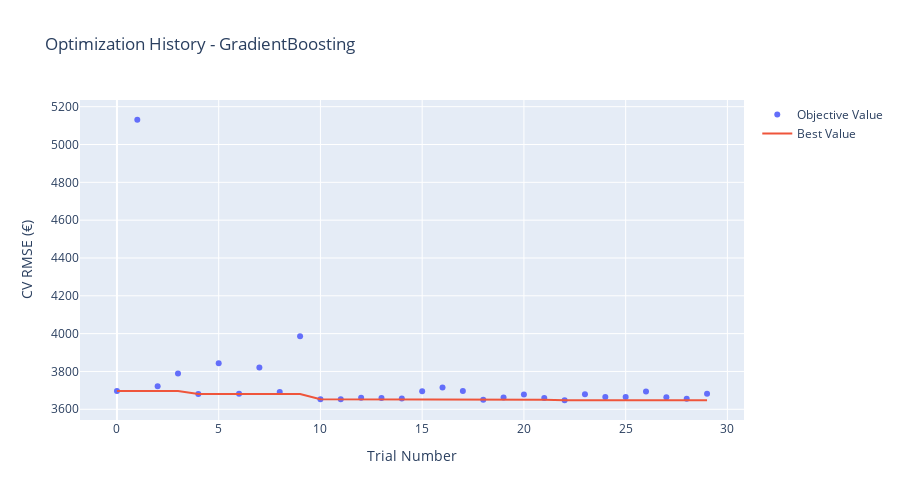

Here is the notebook cell this chart was saved with:
### Markdown cell above
## 6.1 Optimization History

Shows how Optuna improved over trials.

### Code cell
# Plot optimization history for best model
fig = plot_optimization_history(best_study)
fig.update_layout(
    title=f'Optimization History - {best_model_name}',
    xaxis_title='Trial Number',
    yaxis_title='CV RMSE (€)',
    width=900,
    height=500
)
fig.show()

best_cv_rmse = best_study.best_value
print(f"\nOptimization improved from €{best_study.trials[0].value:,.0f} to €{best_cv_rmse:,.0f}")
print(f"Improvement: €{best_study.trials[0].value - best_cv_rmse:,.0f} ({(best_study.trials[0].value - best_cv_rmse)/best_study.trials[0].value*100:.1f}%)")

### Figure 1 — Plotly figure (JSON) as saved in the notebook; plotly's stock layout.template omitted (floating-point values rounded to 4 significant figures)
{"data": [{"mode": "markers", "name": "Objective Value", "type": "scatter", "x": [0, 1, 2, 3, 4, 5, 6, 7, 8, 9, 10, 11, 12, 13, 14, 15, 16, 17, 18, 19, 20, 21, 22, 23, 24, 25, 26, 27, 28, 29], "y": [3697.0, 5131.0, 3722.0, 3789.0, 3680.0, 3843.0, 3682.0, 3821.0, 3692.0, 3987.0, 3653.0, 3653.0, 3660.0, 3659.0, 3658.0, 3695.0, 3715.0, 3696.0, 3651.0, 3663.0, 3678.0, 3659.0, 3648.0, 3679.0, 3665.0, 3665.0, 3694.0, 3664.0, 3656.0, 3682.0]}, {"mode": "lines", "name": "Best Value", "type": "scatter", "x": [0, 1, 2, 3, 4, 5, 6, 7, 8, 9, 10, 11, 12, 13, 14, 15, 16, 17, 18, 19, 20, 21, 22, 23, 24, 25, 26, 27, 28, 29], "y": [3697.0, 3697.0, 3697.0, 3697.0, 3680.0, 3680.0, 3680.0, 3680.0, 3680.0, 3680.0, 3653.0, 3653.0, 3653.0, 3653.0, 3653.0, 3653.0, 3653.0, 3653.0, 3651.0, 3651.0, 3651.0, 3651.0, 3648.0, 3648.0, 3648.0, 3648.0, 3648.0, 3648.0, 3648.0, 3648.0]}, {"marker": {"color": "#cccccc"}, "mode": "markers", "name": "Infeasible Trial", "showlegend": false, "type": "scatter", "x": [], "y": []}], "layout": {"height": 500, "title": {"text": "Optimization History - GradientBoosting"}, "width": 900, "xaxis": {"title": {"text": "Trial Number"}}, "yaxis": {"title": {"text": "CV RMSE (€)"}}}}
